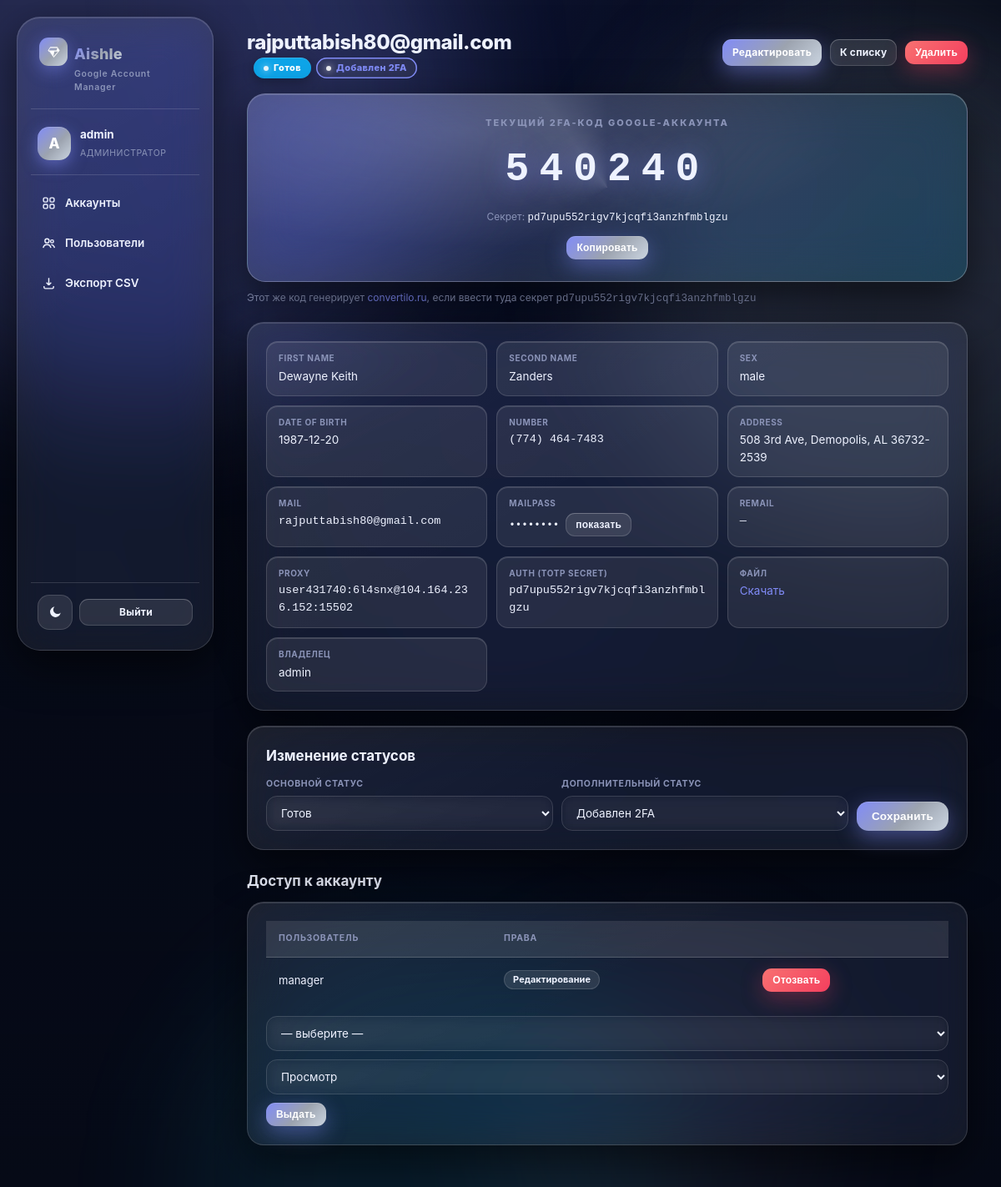
The page /accounts/5 (signed in) on the database its author committed.
### tables this page shows
CREATE TABLE users (
                id INTEGER PRIMARY KEY AUTOINCREMENT,
                username TEXT UNIQUE NOT NULL,
                password TEXT NOT NULL,
                is_admin INTEGER DEFAULT 0,
                is_active INTEGER DEFAULT 1,
                created_at TEXT DEFAULT (datetime('now'))
            );

CREATE TABLE accounts (
                id INTEGER PRIMARY KEY AUTOINCREMENT,
                first_name TEXT, second_name TEXT, address TEXT,
                sex TEXT, date_of_birth TEXT, number TEXT,
                mail TEXT NOT NULL, mailPass TEXT, reMail TEXT,
                proxy TEXT, file_path TEXT, auth TEXT,
                status TEXT DEFAULT 'new',
                notes TEXT,
                owner_id INTEGER REFERENCES users(id),
                created_at TEXT DEFAULT (datetime('now')),
                updated_at TEXT DEFAULT (datetime('now'))
            , status2 TEXT DEFAULT 'new');

CREATE TABLE account_access (
                id INTEGER PRIMARY KEY AUTOINCREMENT,
                account_id INTEGER REFERENCES accounts(id) ON DELETE CASCADE,
                user_id INTEGER REFERENCES users(id),
                permission TEXT DEFAULT 'view',
                granted_by INTEGER,
                granted_at TEXT DEFAULT (datetime('now')),
                UNIQUE(account_id, user_id)
            );

### app.py (the view)
@app.route("/accounts/<int:acc_id>")
@login_required
def account_detail(acc_id):
    if not can_view(acc_id):
        flash("Нет доступа", "error"); return redirect(url_for("index"))
    db = get_db()
    acc = db.execute("""SELECT a.*, u.username owner_name FROM accounts a
        LEFT JOIN users u ON a.owner_id=u.id WHERE a.id=?""", (acc_id,)).fetchone()
    if not acc:
        flash("Аккаунт не найден", "error"); return redirect(url_for("index"))
    can_edit = has_perm(acc_id, ["edit","share"])
    can_share = has_perm(acc_id, ["share"])
    accesses = db.execute("""SELECT ac.*, u.username FROM account_access ac
        JOIN users u ON ac.user_id=u.id WHERE ac.account_id=?""", (acc_id,)).fetchall()
    all_users = db.execute("SELECT id,username FROM users WHERE is_active=1 ORDER BY username").fetchall() if can_share else []
    totp_code = ""
    if acc["auth"]:
        try: totp_code = pyotp.TOTP(acc["auth"]).now()
        except: pass
    return render_template("detail.html", acc=acc, can_edit=can_edit, can_share=can_share,
                           accesses=accesses, users=all_users, totp_code=totp_code,
                           STATUSES=STATUSES, STATUS_LABELS=STATUS_LABELS, STATUS_COLORS=STATUS_COLORS, STATUSES2=STATUSES2, STATUS_LABELS2=STATUS_LABELS2, STATUS_COLORS2=STATUS_COLORS2, PERMS=PERMS)

### app.py (called while the page is built, shortened)
@app.context_processor
def inject_css_version():
    import hashlib
    css_path = Path(__file__).parent / "static" / "style.css"
    ver = "0"
    if css_path.exists():
        ver = hashlib.md5(css_path.read_bytes()).hexdigest()[:8]
    return {"css_v": ver}

def login_required(f):
    @wraps(f)
    def wrap(*a, **kw):
        if "user_id" not in session:
            return redirect(url_for("login"))
        return f(*a, **kw)
    return wrap

def can_view(acc_id):
    if session.get("is_admin"): return True

def has_perm(acc_id, perms_list):
    if session.get("is_admin"): return True

### templates/detail.html (shortened to what this page needs)
{% extends "base.html" %}
{% block content %}
<div style="display:flex;align-items:center;justify-content:space-between;flex-wrap:wrap;gap:10px;margin-bottom:18px">
  <h1 style="margin:0">
    {{ acc.mail }}
    <span class="pills" style="margin-left:8px">
      <span class="badge" style="background:{{ STATUS_COLORS[acc.status] }}">{{ STATUS_LABELS[acc.status] }}</span>
      {% set s2 = acc.status2 if acc.status2 in STATUSES2 else 'untouched' %}
      <span class="badge badge2" style="color:{{ STATUS_COLORS2[s2] }}">{{ STATUS_LABELS2[s2] }}</span>
    </span>
  </h1>
  <div class="btn-row">
    {% if can_edit %}<a href="/accounts/{{ acc.id }}/edit" class="btn small">Редактировать</a>{% endif %}
    <a href="/" class="btn small sec">К списку</a>
    {% if session.is_admin %}
    <form method="post" action="/accounts/{{ acc.id }}/delete" style="display:inline"
      onsubmit="return confirm('Удалить аккаунт?')"><button class="btn small danger">Удалить</button></form>
    {% endif %}
  </div>
</div>
{% if acc.auth %}
<div class="totp-box" id="totpBox">
  <div class="l">Текущий 2FA-код Google-аккаунта</div>
  <div class="code" id="totpCode">{{ totp_code }}</div>
  <div class="sub">Секрет: <span class="mono" style="color:var(--text)">{{ acc.auth }}</span></div>
  <div class="btn-row" style="justify-content:center;margin-top:12px;position:relative;z-index:1">
    <button class="btn small" onclick="copyCode()">Копировать</button>
  </div>
</div>
<p style="font-size:12px;color:var(--muted);margin:10px 0 18px">
  Этот же код генерирует <a href="https://convertilo.ru/tools/2fa-token-generator/" target="_blank">convertilo.ru</a>,
  если ввести туда секрет <span class="mono">{{ acc.auth }}</span>
</p>
{% endif %}
<div class="card">
<div class="detail-grid">
  <div class="field"><div class="k">First name</div><div class="v">{{ acc.first_name or '—' }}</div></div>
  <div class="field"><div class="k">Second name</div><div class="v">{{ acc.second_name or '—' }}</div></div>
  <div class="field"><div class="k">Sex</div><div class="v">{{ acc.sex or '—' }}</div></div>
  <div class="field"><div class="k">Date of birth</div><div class="v">{{ acc.date_of_birth or '—' }}</div></div>
  <div class="field"><div class="k">Number</div><div class="v mono">{{ acc.number or '—' }}</div></div>
  <div class="field"><div class="k">Address</div><div class="v">{{ acc.address or '—' }}</div></div>
  <div class="field"><div class="k">Mail</div><div class="v mono">{{ acc.mail }}</div></div>
  <div class="field"><div class="k">MailPass</div><div class="v"><span class="mono" id="mp">••••••••</span><span id="mpVal" hidden>{{ acc.mailPass or '' }}</span><button class="btn small sec" style="margin-left:8px" onclick="toggle('mp','mpVal')">показать</button></div></div>
  <div class="field"><div class="k">reMail</div><div class="v mono">{{ acc.reMail or '—' }}</div></div>
  <div class="field"><div class="k">Proxy</div><div class="v mono">{{ acc.proxy or '—' }}</div></div>
  <div class="field"><div class="k">Auth (TOTP secret)</div><div class="v mono">{{ acc.auth or '—' }}</div></div>
  <div class="field"><div class="k">Файл</div><div class="v">{% if acc.file_path %}<a href="/accounts/{{ acc.id }}/file">Скачать</a>{% else %}—{% endif %}</div></div>
  <div class="field"><div class="k">Владелец</div><div class="v">{{ acc.owner_name }}</div></div>
</div>
</div>
{% if can_edit %}
<div class="card">
<h2 style="margin-top:0">Изменение статусов</h2>
<form method="post" action="/accounts/{{ acc.id }}/status" class="btn-row" style="align-items:flex-end">
  <div style="flex:1;min-width:180px"><label>Основной статус</label>
    <select name="status">{% for s in STATUSES %}<option value="{{ s }}" {% if s==acc.status %}selected{% endif %}>{{ STATUS_LABELS[s] }}</option>{% endfor %}</select>
  </div>
  <div style="flex:1;min-width:180px"><label>Дополнительный статус</label>
    <select name="status2">{% for s in STATUSES2 %}<option value="{{ s }}" {% set cur=acc.status2 if acc.status2 in STATUSES2 else 'untouched' %}{% if s==cur %}selected{% endif %}>{{ STATUS_LABELS2[s] }}</option>{% endfor %}</select>
  </div>
  <button class="btn" type="submit">Сохранить</button>
</form>
</div>
{% endif %}
{% if can_share %}
<h2 style="margin-top:24px">Доступ к аккаунту</h2>
<div class="card">
  <table class="glass-table">
    {% if accesses %}
    <thead><tr><th>Пользователь</th><th>Права</th><th></th></tr></thead>
    {% for ac in accesses %}
    <tbody><tr><td>{{ ac.username }}</td><td><span class="perms">{{ PERMS[ac.permission] }}</span></td>
      <td><form method="post" action="/accounts/{{ acc.id }}/share/{{ ac.id }}/revoke"><button class="btn small danger">Отозвать</button></form></td></tr>
    {% endfor %}</tbody>
    {% else %}
    <tr><td class="empty">Доступ пока никому не выдан.</td></tr>
    {% endif %}
  </table>
  <form method="post" action="/accounts/{{ acc.id }}/share" class="btn-row mt16">
    <select name="user_id" required style="min-width:200px"><option value="">— выберите —</option>
      {% for u in users %}{% if u.id != acc.owner_id %}<option value="{{ u.id }}">{{ u.username }}</option>{% endif %}{% endfor %}</select>
    <select name="permission"><option value="view">Просмотр</option><option value="edit">Редактирование</option><option value="share">Передача</option></select>
    <button class="btn small">Выдать</button>
  </form>
</div>
{% endif %}
{% endblock %}

### templates/base.html (shortened to what this page needs)
<!DOCTYPE html>
<html lang="ru" data-theme="dark">
<head>
<link rel="stylesheet" href="/static/style.css?v={{ css_v }}">
</head>
<body>
<div class="aurora" aria-hidden="true"><i></i><i></i><i></i><i></i></div>
<div class="layout">
  <aside class="sidebar glass">
    <div class="brand">
      <span class="ico"><svg viewBox="0 0 24 24" width="17" height="17" fill="#fff"><path d="M6 3h12l4 6-10 12L2 9l4-6Zm0 2-2.6 4h13.2L18 5H6Zm-2.2 6L11 19.6 4.8 11Zm7.2 8.6L19.2 11H13L11 19.6Z"/></svg></span><span class="ttl">Aishle</span>
      <span class="sub">Google Account Manager</span>
    </div>
    {% if session.user_id %}
    <div class="userbox">
      <div class="avatar">{{ session.username[0]|upper }}</div>
      <div><strong>{{ session.username }}</strong>
        <span class="role">{{ 'администратор' if session.is_admin else 'пользователь' }}</span>
      </div>
    </div>
    <nav>
      <a href="/" class="{{ 'active' if request.path == '/' else '' }}"><svg viewBox="0 0 24 24" width="17" height="17" fill="none" stroke="currentColor" stroke-width="2"><rect x="3" y="3" width="7" height="7" rx="2"/><rect x="14" y="3" width="7" height="7" rx="2"/><rect x="3" y="14" width="7" height="7" rx="2"/><rect x="14" y="14" width="7" height="7" rx="2"/></svg> Аккаунты</a>
      {% if session.is_admin %}
      <a href="/admin/users" class="{{ 'active' if request.path.startswith('/admin/users') else '' }}"><svg viewBox="0 0 24 24" width="17" height="17" fill="none" stroke="currentColor" stroke-width="2"><circle cx="9" cy="8" r="3.5"/><path d="M2.5 20c.8-3.5 3.4-5.5 6.5-5.5s5.7 2 6.5 5.5"/><circle cx="17.5" cy="9" r="2.5"/><path d="M16 14.6c2.9.2 5 2.2 5.7 5.4"/></svg> Пользователи</a>
      <a href="/accounts/export.csv"><svg viewBox="0 0 24 24" width="17" height="17" fill="none" stroke="currentColor" stroke-width="2"><path d="M12 3v12m0 0 4-4m-4 4-4-4"/><path d="M4 17v2a2 2 0 0 0 2 2h12a2 2 0 0 0 2-2v-2"/></svg> Экспорт CSV</a>
      {% endif %}
    </nav>
    <div class="sidebar-footer">
      <button class="theme-btn" onclick="toggleTheme()" title="Переключить тему" id="themeBtn"></button>
      <a href="/logout" class="btn small sec" style="flex:1">Выйти</a>
    </div>
    {% else %}
    <div class="sidebar-footer">
      <button class="theme-btn" onclick="toggleTheme()" title="Переключить тему" id="themeBtn"></button>
    </div>
    {% endif %}
  </aside>
  <main class="main">
    {% block content %}{% endblock %}
  </main>
</div>
</body>
</html>

### rows shown on the page
users: username "admin", owner_name "admin"
accounts: mail "rajputtabish80@gmail.com", status "Готов", status2 "Добавлен 2FA", auth "pd7upu552rigv7kjcqfi3anzhfmblgzu", first_name "Dewayne Keith", second_name "Zanders", sex "male", date_of_birth "1987-12-20", number "(774) 464-7483", address "508 3rd Ave, Demopolis, AL 36732- 2539", reMail "—", proxy "user431740:6l4snx@104.164.236.152:15502"
account_access: username "manager", permission "Редактирование"

### other values the page prints
{{ session.username[0]|upper }} "A"
{{ 'администратор' if session.is_admin else 'пользователь' }} "АДМИНИСТРАТОР"
{{ totp_code }} "540240"
